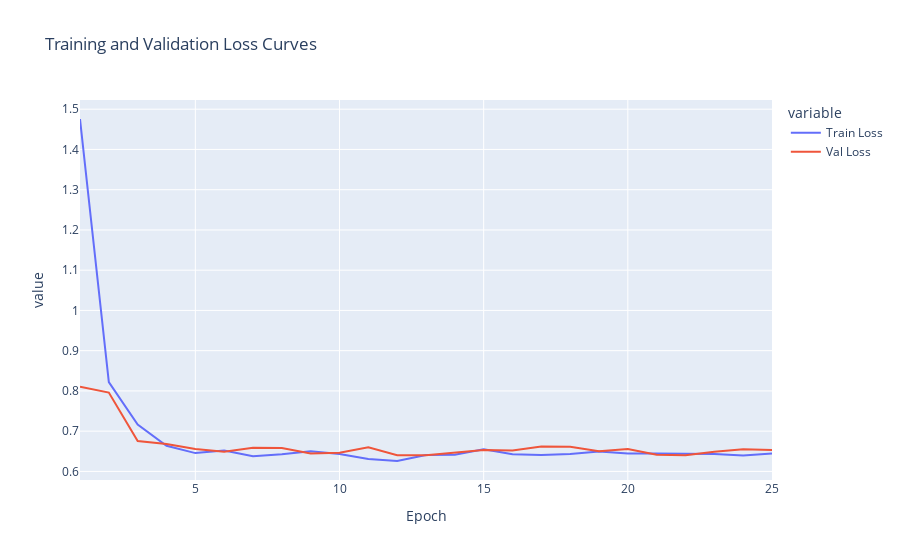

Notebook code cell kept with this figure:
### Code cell
df = pd.DataFrame({
    'Epoch': range(1, num_epochs + 1),
    'Train Loss': train_losses,
    'Val Loss': val_losses
})
fig = px.line(df, x='Epoch', y=['Train Loss', 'Val Loss'], title='Training and Validation Loss Curves')
fig.show()

### Figure 1 — Plotly figure (JSON) as saved in the notebook; plotly's stock layout.template omitted (floating-point values rounded to 4 significant figures)
{"data": [{"hovertemplate": "variable=Train Loss<br>Epoch=%{x}<br>value=%{y}<extra></extra>", "legendgroup": "Train Loss", "line": {"color": "#636efa", "dash": "solid"}, "marker": {"symbol": "circle"}, "mode": "lines", "name": "Train Loss", "orientation": "v", "showlegend": true, "type": "scatter", "x": [1, 2, 3, 4, 5, 6, 7, 8, 9, 10, 11, 12, 13, 14, 15, 16, 17, 18, 19, 20, 21, 22, 23, 24, 25], "xaxis": "x", "y": [1.476, 0.8217, 0.7165, 0.6637, 0.6455, 0.6519, 0.6377, 0.6428, 0.6498, 0.6434, 0.6307, 0.6259, 0.6406, 0.6417, 0.655, 0.6428, 0.6411, 0.6431, 0.6496, 0.6445, 0.6442, 0.6434, 0.6434, 0.6394, 0.6442], "yaxis": "y"}, {"hovertemplate": "variable=Val Loss<br>Epoch=%{x}<br>value=%{y}<extra></extra>", "legendgroup": "Val Loss", "line": {"color": "#EF553B", "dash": "solid"}, "marker": {"symbol": "circle"}, "mode": "lines", "name": "Val Loss", "orientation": "v", "showlegend": true, "type": "scatter", "x": [1, 2, 3, 4, 5, 6, 7, 8, 9, 10, 11, 12, 13, 14, 15, 16, 17, 18, 19, 20, 21, 22, 23, 24, 25], "xaxis": "x", "y": [0.8105, 0.796, 0.6757, 0.6683, 0.6554, 0.6487, 0.6588, 0.6582, 0.6448, 0.6463, 0.6599, 0.6402, 0.6403, 0.6464, 0.6534, 0.6518, 0.6619, 0.6613, 0.6502, 0.6556, 0.6415, 0.64, 0.6489, 0.6553, 0.6533], "yaxis": "y"}], "layout": {"legend": {"title": {"text": "variable"}, "tracegroupgap": 0}, "title": {"text": "Training and Validation Loss Curves"}, "xaxis": {"anchor": "y", "domain": [0, 1], "title": {"text": "Epoch"}}, "yaxis": {"anchor": "x", "domain": [0, 1], "title": {"text": "value"}}}}
